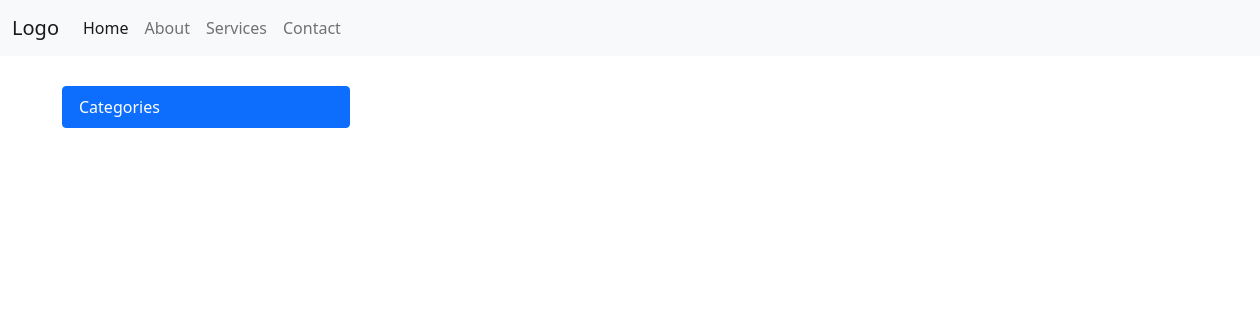
The app's page /category/2/, older data.
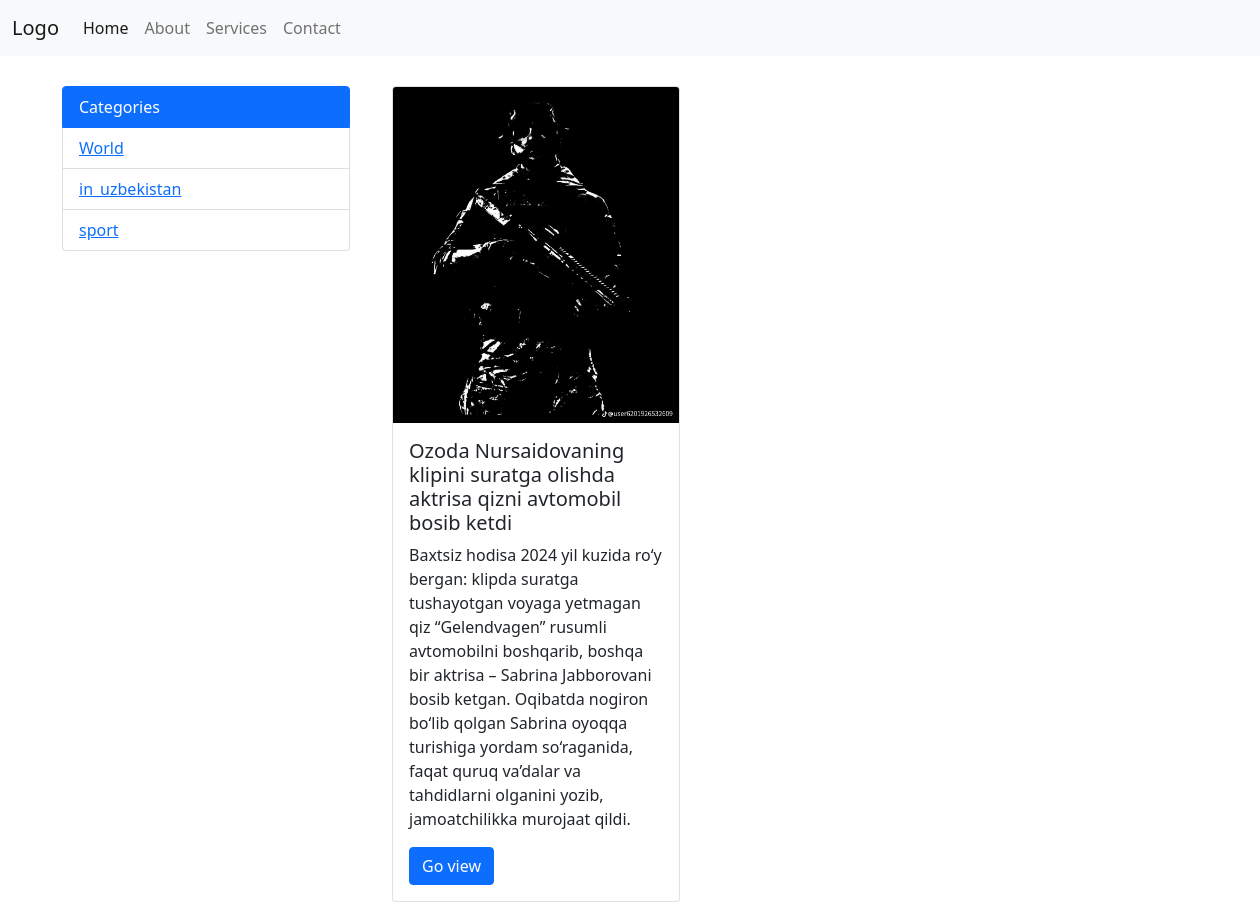
The same page, newer data.
### common/models.py (models this page shows, shortened)
class Categories(models.Model):
    cat_id = models.AutoField(primary_key=True)
    title_name = models.CharField(max_length=100)
    class Meta:
        verbose_name = 'CATEGORY'
        verbose_name_plural = 'CATEGORYS'

class News(models.Model):
    title = models.CharField(max_length=150)
    context = models.TextField(blank=True)
    category = models.ForeignKey(Categories, on_delete=models.CASCADE)
    created_ed = models.DateTimeField(auto_now_add=True)
    updated_ad = models.DateTimeField(auto_now=True)
    photo = models.ImageField(upload_to='photos/%Y/%m/%d/')
    is_bool = models.BooleanField(default=True)
    class Meta:
        verbose_name = "NEW"
        verbose_name_plural = "NEWS"
        ordering = ['created_ed']

### common/views.py (the view)
# urls.py: path('category/<int:category_id>/',category_news)
def category_news(request,category_id):
        cat = Categories.objects.all()
        news = News.objects.filter(category_id=category_id)
        db = {
      'cat' : cat,
      "news":news,
      "title": "News title"
          }
        return render(request=request,template_name='home.html',context=db)

### common/templates/home.html (shortened to what this page needs)
<!DOCTYPE html>
<html lang="en">
<head>
    <link href="https://cdn.jsdelivr.net/npm/bootstrap@5.0.2/dist/css/bootstrap.min.css" rel="stylesheet">
</head>
<body>
    <nav class="navbar navbar-expand-lg navbar-light bg-light">
        <div class="container-fluid">
          <a class="navbar-brand" href="index.html">Logo</a>
          <div class="collapse navbar-collapse" id="navbarNav">
            <ul class="navbar-nav">
              <li class="nav-item">
                <a class="nav-link active" href="#">Home</a>
              </li>
              <li class="nav-item">
                <a class="nav-link" href="#">About</a>
              </li>
              <li class="nav-item">
                <a class="nav-link" href="#">Services</a>
              </li>
              <li class="nav-item">
                <a class="nav-link" href="#">Contact</a>
              </li>
            </ul>
          </div>
        </div>
      </nav>
    <div class="row" style="width: 1200px; margin-top: 30px; margin-left: 50px; margin-right: 50px;">
        <div class="col-3">
            <ul class="list-group" style="width: 18rem;">
                <li class="list-group-item active">Categories</li>
                {% for itm in cat %}
                <li class="list-group-item"><a href="/category/{{itm.pk}}">{{ itm.title_name }}</a></li>
                {% endfor %}
            </ul>
        </div>
        <div class="col-9">
            <div class="row">
                {% for i in news %}
                <div class="col-md-4 mb-3">
                    <div class="card" style="width: 18rem;">
                        {% if i.photo %}
                            <img class="card-img-top" src="{{ i.photo.url }}" alt="{{ i.title }}">
                        {% else %}
                            <img class="card-img-top" src="/photos/2025/03/11/Screenshot_from_2025-01-14_11-52-32.png" alt="{{ i.title }}">
                        {% endif %}
                        <div class="card-body">
                            <h5 class="card-title">{{ i.title }}</h5>
                            <p class="card-text">{{ i.context }}</p>
                            <a href="#" class="btn btn-primary">Go view</a>
                        </div>
                    </div>
                </div>
                {% endfor %}
            </div>
        </div>
    </div>
</body>
</html>

### common/templates/home.html (style rules this page uses)
.card { margin-left: 30px; }

Row changes from the older to the newer data that the page shows:
added Categories: title_name "World"
added Categories: title_name "in_uzbekistan"
added Categories: title_name "sport"
now on this page (row edited): News: photo (picture), title "Ozoda Nursaidovaning klipini suratga olishda aktrisa qizni avtomobil bosib ketdi", context "Baxtsiz hodisa 2024 yil kuzida ro‘y bergan: klipda suratga tushayotgan voyaga yetmagan qiz “Gelendvagen” rusumli avtomobilni boshqarib, boshqa bir aktrisa – Sabrina Jabborovani bosib ketgan. Oqibatda nogiron bo‘lib qolgan Sabrina oyoqqa turishiga yordam so‘raganida, faqat quruq va’dalar va tahdidlarni olganini yozib, jamoatchilikka murojaat qildi."
